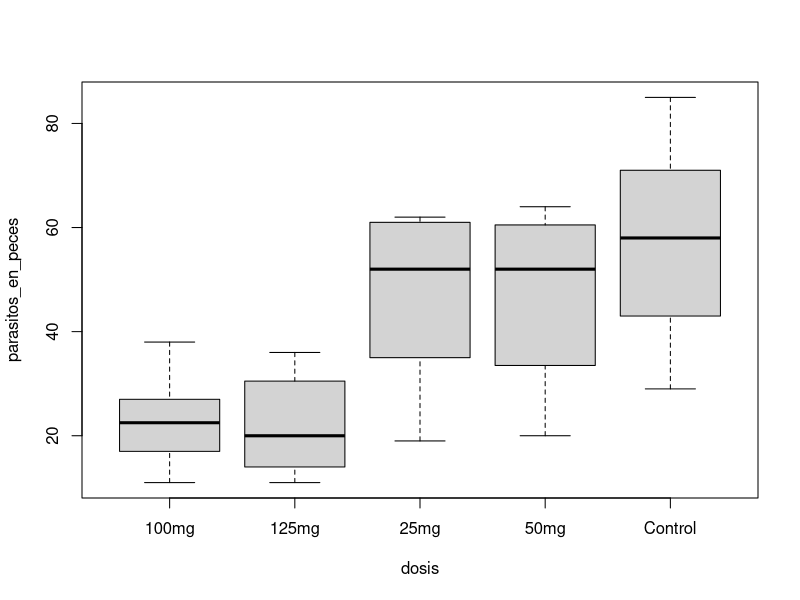
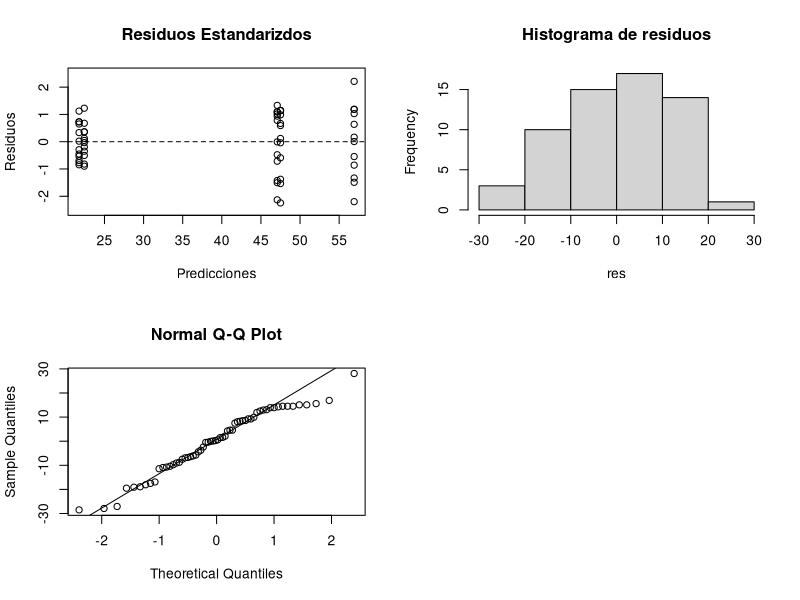

Recreate these plots in R, in order. (Note: this script raises an error after producing the figures.)
#################################################################
########################### ANOVA ###############################
#################################################################

dosis <- c(rep('Control',12),rep('25mg',12),rep('50mg',12),rep('100mg',12),rep('125mg',12))
parasitos_en_peces <- c(50,65,72,46,38,29,70,85,72,40,57,59,
                        49,47,30,62,62,60,19,28,56,62,55,40,
                        20,59,64,61,28,47,29,41,60,57,61,38,
                        20,23,38,31,27,16,27,18,22,12,24,11,
                        18,30,22,26,31,11,15,12,31,36,16,13)

df <- data.frame(dosis,parasitos_en_peces)
boxplot(parasitos_en_peces~dosis,data=df)

#Hay diferencias entre los parasitos promedios en las distintas dosis

dosis.anova <- aov(parasitos_en_peces~dosis,data=df)
summary(dosis.anova)

#Como el p-value = 0, se rechaza H0 y se acepta que al menos un par de tratamientos o suministros de dosis 
#tienen un efecto de proporcion de parasitos promedio diferente en los distintos peces.

res <- dosis.anova$residuals
layout(matrix(c(1,2,3,4),2,2,byrow = T))
plot(dosis.anova$fitted.values,rstandard(dosis.anova),main = "Residuos Estandarizdos",xlab = "Predicciones", ylab = "Residuos",ylim =  c(-2.5,2.5))
abline(h=0,lty = 2)
hist(res, main = "Histograma de residuos")
qqnorm(dosis.anova$residuals)
qqline(dosis.anova$residuals)
#Se puede observar varianza constante, y algo de normalidad en los residuos. Comprobar los supuestos para mejor seguridad 

shapiro.test(res)
#El p-value es mayor que 0.05, no podemos rechazar la H0 por lo que los errores provienen de una distribucion normal

bartlett.test(res, df$dosis)
#El p-value es mayor que 0.05, por lo que podemos confirmar la homogeneidad de las varianzas (homocedasticidad)

dwtest(dosis.anova)
#El p-value es menor que 0.05, por lo que el test de independencia es significativo, los errores no son independientes



#################################################################
################# REDUCCION DE DIMENSIONES ######################
#################################################################

adult.data <- read.csv('./adult.data.csv', sep = ',', fill = F, strip.white = T)
adult.data$X <- NULL

Adult <- as.data.frame(unclass(adult.data), stringsAsFactors = TRUE)
factors <- sapply(Adult, is.factor)

#Removiendo los espacios en blanco de las variables factor
Adult <- data.frame(cbind(sapply(Adult[,factors], trimws), Adult[,!factors]))
Adult <- as.data.frame(unclass(Adult), stringsAsFactors = TRUE)

#Ajustando el income en binario para la dualidad de condicion
levels(Adult$income)[levels(Adult$income)=="<=50K."] <- "<=50K"
levels(Adult$income)[levels(Adult$income)==">50K."] <- ">50K"
levels(Adult$income)[levels(Adult$income)=="<=50K"] <- "0"
levels(Adult$income)[levels(Adult$income)==">50K"] <- "1"

#Cambiando el tipo de datos a numerico (factor -> numeric)
Adult$income <- as.numeric(Adult$income)-1

Adult <- as.data.frame(unclass(Adult), stringsAsNumeric = TRUE)
census_income <- data.frame(Adult$age,Adult$education_num,Adult$hours_per_week,Adult$capital,Adult$income)
colnames(census_income) <- c('age','education_num','hours_per_week','capital','income')
adult.data <- NULL

#plot de la tabla
ci <- cor(census_income)
ci
symnum(ci)
#No hay + * ni B por lo que nuestra matriz no esta altamente correlacionada
#Las variables son independientes por lo que este analisis es util para reducir dimension

acp <- prcomp(census_income,scale=TRUE)
summary(acp)
#De acuerdo al criterio de Kaiser necesitamos PC1, PC2, PC3 para justificar mas del 70% de los datos
#Estas son nuestras componentes principales
plot(acp)
acp$rotation

#biplot(acp)
#max/2 -> modulo de la columna

#PC1 toma personas en las cuales no interesa la edad para recibir mayor ingreso
#PC2 toma personas en las cuales importa las horas por semana trabajadas y afecta la edad que poseen
#PC3 toma personas en las cuales importa las horas por semana trabajadas y la edad no parecen ser
#    un problema, sin embargo la educacion o nivel de escolaridad que poseen si lo es



# normalizando con rango 0 a 1
normalize <- function(x) {
  return ((x - min(x)) / (max(x) - min(x)))
}

census_income$age <- normalize(census_income$age)
census_income$education_num <- normalize(census_income$education_num)
census_income$hours_per_week <- normalize(census_income$hours_per_week)
census_income$capital <- normalize(census_income$capital)

#plot estandarizado
#Cluster Jerarquico Completo y Algoritmo KMEANS
d <- dist(census_income, method = "euclidean") #matriz de distancias con la distancia euclidiana
fit <- hclust(d, method = "complete") #ajuste completo
d2 <- as.dendrogram(fit)
#plot(fit)
#Dibuja rectangulos rojos alrededor de los 4 cluster
#rect.hclust(fit,k=3,border = "red")

fit.k = kmeans(census_income,3)
fit.k
#plot(census_income,col=fit.k$cluster)
plot(census_income$hours_per_week,census_income$capital,col = fit.k$cluster, lwd=2)


#Arbol de Clasificacion
#l = cardinalidad de la poblacion
l <- length(Adult[,1])

#sub = se escoge al azar las 2/3 de la poblacion
#      como conjunto entrenante para crear el arbol
sub <- sample(1:l,2*l/3)

#Conjunto entrenante
Adult[sub,]
#Conjunto de prueba
Adult[-sub,]

#Construyendo el arbol con el conjunto entrenante
Adult.tree <- rpart(income~.,data=Adult[sub,],cp=0.01,maxdepth=3)
summary(Adult.tree)
Adult.tree
plot(Adult.tree)
text(Adult.tree,use.n = TRUE,all = TRUE,pretty = 0,xpd = TRUE)

plotcp(Adult.tree)
printcp(Adult.tree)

#Haciendo prediccion con el conjunto de prueba
#teniendo en cuenta el arbol cart obtenido
Adult.pred <- predict(Adult.tree,newdata = Adult[-sub,],type = "vector")
#matriz de confusion
tb <- table(Adult.pred,Adult[-sub,]$income)
#Calculo del error del cart
error.rpart <- 1 - (sum(diag(tb))/sum(tb))
tb
error.rpart
